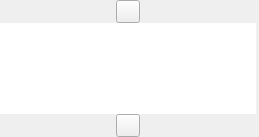
<?xml version="1.0" encoding="UTF-8"?>
<ui version="4.0">
 <class>ExtFilter</class>
 <widget class="CExtFilter" name="ExtFilter">
  <property name="geometry">
   <rect>
    <x>0</x>
    <y>0</y>
    <width>259</width>
    <height>137</height>
   </rect>
  </property>
  <property name="sizePolicy">
   <sizepolicy hsizetype="Minimum" vsizetype="Preferred">
    <horstretch>0</horstretch>
    <verstretch>0</verstretch>
   </sizepolicy>
  </property>
  <property name="acceptDrops">
   <bool>false</bool>
  </property>
  <property name="skinBackground" stdset="0">
   <string notr="true">usetransparent=&quot;1&quot; can_glass=&quot;1&quot; useSystemColorizationColor=&quot;0&quot; hideAllWhenGlass=&quot;1&quot; hideImageWhenTransparent=&quot;1&quot;  colorizationColorMinAlpha=&quot;0.0&quot; src=&quot;img\tree\leftpanelback.png&quot;</string>
  </property>
  <property name="buttonsImage" stdset="0">
   <stringlist notr="true">
    <string>img\tree\selectall.png</string>
   </stringlist>
  </property>
  <layout class="QGridLayout" name="gridLayout">
   <property name="leftMargin">
    <number>0</number>
   </property>
   <property name="topMargin">
    <number>0</number>
   </property>
   <property name="rightMargin">
    <number>3</number>
   </property>
   <property name="bottomMargin">
    <number>0</number>
   </property>
   <property name="spacing">
    <number>0</number>
   </property>
   <item row="2" column="0" alignment="Qt::AlignHCenter|Qt::AlignVCenter">
    <widget class="CSkinButton" name="PANEL_DOWN_BUTTON_ID">
     <property name="sizePolicy">
      <sizepolicy hsizetype="Minimum" vsizetype="Minimum">
       <horstretch>0</horstretch>
       <verstretch>0</verstretch>
      </sizepolicy>
     </property>
     <property name="focusPolicy">
      <enum>Qt::NoFocus</enum>
     </property>
     <property name="text">
      <string notr="true"/>
     </property>
     <property name="autoRepeat">
      <bool>true</bool>
     </property>
     <property name="skinImage" stdset="0">
      <stringlist>
       <string>src=&quot;img\tree\paneldown.png&quot;</string>
      </stringlist>
     </property>
    </widget>
   </item>
   <item row="1" column="0">
    <widget class="CSkinPanel" name="SkinPanel">
     <property name="sizePolicy">
      <sizepolicy hsizetype="Expanding" vsizetype="Expanding">
       <horstretch>0</horstretch>
       <verstretch>0</verstretch>
      </sizepolicy>
     </property>
     <property name="palette">
      <palette>
       <active>
        <colorrole role="WindowText">
         <brush brushstyle="SolidPattern">
          <color alpha="255">
           <red>248</red>
           <green>248</green>
           <blue>248</blue>
          </color>
         </brush>
        </colorrole>
        <colorrole role="Text">
         <brush brushstyle="SolidPattern">
          <color alpha="255">
           <red>247</red>
           <green>247</green>
           <blue>247</blue>
          </color>
         </brush>
        </colorrole>
       </active>
       <inactive>
        <colorrole role="WindowText">
         <brush brushstyle="SolidPattern">
          <color alpha="255">
           <red>248</red>
           <green>248</green>
           <blue>248</blue>
          </color>
         </brush>
        </colorrole>
        <colorrole role="Text">
         <brush brushstyle="SolidPattern">
          <color alpha="255">
           <red>247</red>
           <green>247</green>
           <blue>247</blue>
          </color>
         </brush>
        </colorrole>
       </inactive>
       <disabled>
        <colorrole role="WindowText">
         <brush brushstyle="SolidPattern">
          <color alpha="255">
           <red>120</red>
           <green>120</green>
           <blue>120</blue>
          </color>
         </brush>
        </colorrole>
        <colorrole role="Text">
         <brush brushstyle="SolidPattern">
          <color alpha="255">
           <red>120</red>
           <green>120</green>
           <blue>120</blue>
          </color>
         </brush>
        </colorrole>
       </disabled>
      </palette>
     </property>
     <property name="font">
      <font>
       <family>Arial</family>
       <weight>75</weight>
       <bold>true</bold>
       <stylestrategy>PreferAntialias</stylestrategy>
      </font>
     </property>
     <property name="focusPolicy">
      <enum>Qt::NoFocus</enum>
     </property>
     <property name="acceptDrops">
      <bool>true</bool>
     </property>
     <property name="frameShape">
      <enum>QFrame::NoFrame</enum>
     </property>
     <property name="frameShadow">
      <enum>QFrame::Plain</enum>
     </property>
     <property name="lineWidth">
      <number>0</number>
     </property>
     <property name="verticalScrollBarPolicy">
      <enum>Qt::ScrollBarAlwaysOff</enum>
     </property>
     <property name="horizontalScrollBarPolicy">
      <enum>Qt::ScrollBarAlwaysOff</enum>
     </property>
     <property name="editTriggers">
      <set>QAbstractItemView::NoEditTriggers</set>
     </property>
     <property name="showDropIndicator" stdset="0">
      <bool>true</bool>
     </property>
     <property name="dragEnabled">
      <bool>true</bool>
     </property>
     <property name="dragDropMode">
      <enum>QAbstractItemView::DragDrop</enum>
     </property>
     <property name="defaultDropAction">
      <enum>Qt::IgnoreAction</enum>
     </property>
     <property name="selectionMode">
      <enum>QAbstractItemView::SingleSelection</enum>
     </property>
     <property name="textElideMode">
      <enum>Qt::ElideNone</enum>
     </property>
     <property name="verticalScrollMode">
      <enum>QAbstractItemView::ScrollPerPixel</enum>
     </property>
     <property name="horizontalScrollMode">
      <enum>QAbstractItemView::ScrollPerPixel</enum>
     </property>
     <property name="flow">
      <enum>QListView::TopToBottom</enum>
     </property>
     <property name="uniformItemSizes">
      <bool>true</bool>
     </property>
     <property name="selectionRectVisible">
      <bool>false</bool>
     </property>
     <property name="skinItemSize" stdset="0">
      <size>
       <width>56</width>
       <height>72</height>
      </size>
     </property>
     <property name="skinBaseSize" stdset="0">
      <size>
       <width>56</width>
       <height>0</height>
      </size>
     </property>
     <property name="skinImage" stdset="0">
      <stringlist notr="true">
       <string>src=&quot;img\tree\treeleftside2.png&quot;</string>
       <string>src=&quot;img\tree\treeleftsidepress2.png&quot;</string>
      </stringlist>
     </property>
     <property name="textRect" stdset="0">
      <rect>
       <x>0</x>
       <y>50</y>
       <width>55</width>
       <height>32</height>
      </rect>
     </property>
     <property name="textAlignment" stdset="0">
      <number>132</number>
     </property>
     <property name="glow" stdset="0">
      <string>glow=&quot;3.2&quot; color=&quot;0x901F1F40&quot;</string>
     </property>
     <property name="extTextRect" stdset="0">
      <rect>
       <x>0</x>
       <y>38</y>
       <width>52</width>
       <height>16</height>
      </rect>
     </property>
     <property name="extTextColor" stdset="0">
      <color alpha="176">
       <red>240</red>
       <green>240</green>
       <blue>240</blue>
      </color>
     </property>
     <property name="glowExtText" stdset="0">
      <string>glow=&quot;4&quot; color=&quot;0xC0101010&quot; samples=&quot;3&quot; indent=&quot;0&quot;</string>
     </property>
     <property name="extTextAlignment" stdset="0">
      <number>2</number>
     </property>
     <property name="extTextFont" stdset="0">
      <font>
       <family>Arial</family>
       <pointsize>8</pointsize>
       <weight>75</weight>
       <bold>true</bold>
       <stylestrategy>PreferAntialias</stylestrategy>
      </font>
     </property>
     <property name="imgRect" stdset="0">
      <rect>
       <x>8</x>
       <y>8</y>
       <width>40</width>
       <height>40</height>
      </rect>
     </property>
    </widget>
   </item>
   <item row="0" column="0" alignment="Qt::AlignHCenter|Qt::AlignVCenter">
    <widget class="CSkinButton" name="PANEL_UP_BUTTON_ID">
     <property name="sizePolicy">
      <sizepolicy hsizetype="Minimum" vsizetype="Minimum">
       <horstretch>0</horstretch>
       <verstretch>0</verstretch>
      </sizepolicy>
     </property>
     <property name="focusPolicy">
      <enum>Qt::NoFocus</enum>
     </property>
     <property name="contextMenuPolicy">
      <enum>Qt::CustomContextMenu</enum>
     </property>
     <property name="text">
      <string notr="true"/>
     </property>
     <property name="autoRepeat">
      <bool>true</bool>
     </property>
     <property name="skinImage" stdset="0">
      <stringlist>
       <string>src=&quot;img\tree\panelup.png&quot;</string>
      </stringlist>
     </property>
    </widget>
   </item>
  </layout>
 </widget>
 <customwidgets>
  <customwidget>
   <class>CSkinButton</class>
   <extends>QToolButton</extends>
   <header>skinbutton.h</header>
  </customwidget>
  <customwidget>
   <class>CSkinPanel</class>
   <extends>QListView</extends>
   <header>SkinPanel.h</header>
  </customwidget>
  <customwidget>
   <class>CExtFilter</class>
   <extends>QWidget</extends>
   <header>ExtFilter.h</header>
   <container>1</container>
  </customwidget>
 </customwidgets>
 <resources/>
 <connections/>
</ui>
